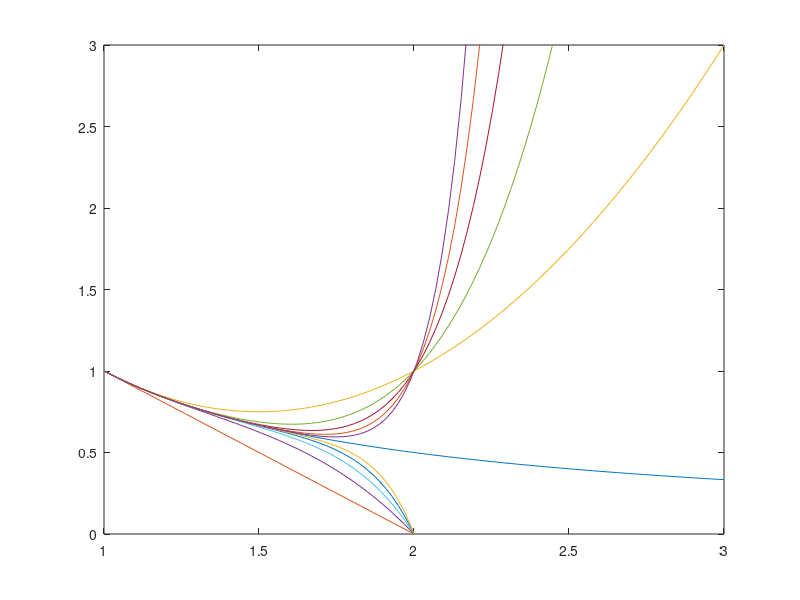

Reproduce this figure in MATLAB.
# 1/xをx0=1中心でテイラー展開し、x0=1の近傍以外では近似
# されないことを確認する
# 形を変えて整理

N=10   # N次まで展開
M=100  # x軸の点の数
x=linspace(1,3,M);


# 展開する関数
fun=@(x) (1./x);
x0=1;

hold off
y0=fun(x);
plot(x,y0)
xlim([1,3])
ylim([0,3])
hold on

y=zeros(N+1,M);    # n行に、n-1次のテイラー展開したときの計算結果が入る

y(1,:) = fun(x0);
for i=1:N   # i次のテイラー展開は、i+1行目
    y(i+1,:)= y(i,:) + (-1)^i / (x0)^i * (x-x0).^i;
    plot(x,y(i+1,:))
endfor



